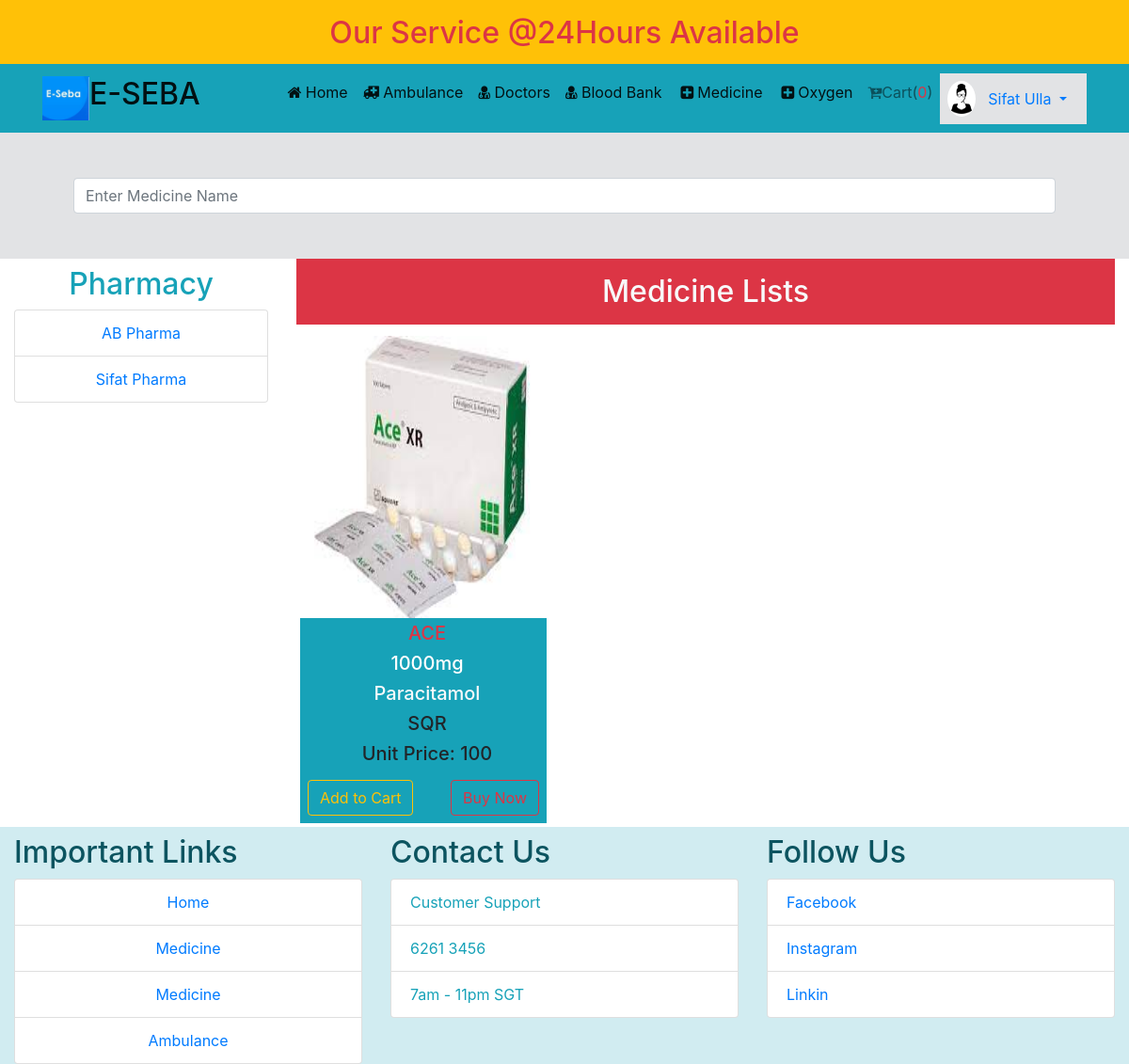
Screenshot of /pharmacy.php?pharmacy=19 (signed in) with the database file from the repository.
### tables this page shows
CREATE TABLE `pharmacy` (
  `phar_id` int(11) NOT NULL,
  `phar_name` varchar(200) NOT NULL,
  `seller_id` int(11) NOT NULL
);

CREATE TABLE `medicine` (
  `medi_id` int(11) NOT NULL,
  `name` varchar(200) NOT NULL,
  `unit` varchar(100) NOT NULL,
  `image` varchar(200) NOT NULL,
  `indredi` varchar(200) NOT NULL,
  `company` varchar(200) NOT NULL,
  `price` int(11) NOT NULL,
  `phar_id` int(11) NOT NULL
);

### classes/Medicine.php (called while the page is built, shortened)
<?php
 $filepath = realpath(dirname(__FILE__));
 include_once ($filepath.'/../lib/Database.php');
class Medicine
{
	private $db;
	function __construct(){
		$this->db = new Database();
	}
	function getMedicineByName($pharid){
		$sql ='SELECT * FROM medicine WHERE phar_id="'.$pharid.'"';
		$fetchAll = $this->db->select($sql);
		return $fetchAll;
	}
	public function allPharmacy(){
		$sql ='SELECT * FROM `pharmacy` join sellers ON sellers.seller_id= pharmacy.seller_id';
		$fetchAll = $this->db->select($sql);
		return $fetchAll;
	}
}

### lib/Database.php (called while the page is built, shortened)
<?php
Class Database{
	public $host   = DB_HOST;
	public $user   = DB_USER;
	public $pass   = DB_PASS;
	public $dbname = DB_NAME;
	public $link;
	private function connectDB(){
	$this->link = new mysqli($this->host, $this->user, $this->pass, $this->dbname);
 }
	public function select($query){
		$result = $this->link->query($query) or die($this->link->error.__LINE__);
		if($result->num_rows > 0){
			return $result;
		} else {
			return false;
		}
	}
}

### pharmacy.php (the view)
<?php include "layout/header.php"; ?>
<section class="container-fluid alert-secondary">
	<div class="container p-5">
		<input type="text" id="search_meditext" class="form-control" name="" placeholder="Enter Medicine Name">
	</div>
</section>
<section class="container-fluid">
	<div class="row">
		<div class="col-md-3">
			<p class="h2 mt-2 text-center text-info">Pharmacy</p>
			<ul class="list-group">
			 <?php
				$result = $Medicine->allPharmacy();
				if($result){
					while($value = $result->fetch_assoc()){
						echo ' <li class="list-group-item text-center"><a class="" href="pharmacy.php?pharmacy='.$value['phar_id'].'">'.$value['phar_name'].'</a></li>';
					}
				}
			?>
			</ul>
		</div>
		<div class="col-md-9">
			<div class="">
				<h2 class="text-center text-light bg-danger p-3">Medicine Lists</h2>
				<div class="row" id="">
				<?php
					$result = $Medicine->getMedicineByName($_GET['pharmacy']);
					if($result){
						while($row = $result->fetch_assoc()){
				?>
					<div class="col-lg-4">
						<div class="bg-info m-1">
							<img src="images/<?php echo $row['image']; ?>" style="width: 100%;height: 300px;">
							<h5 class="pl-2 pt-1 text-danger text-center"><?php echo $row['name']; ?></h5>
							<h5 class="pl-2 text-white text-center"><?php echo $row['unit']; ?></h5>
							<h5 class="pl-2 text-light text-center"><?php echo $row['indredi']; ?></h5>
							<h5 class="pl-2 text-center"><?php echo $row['company']; ?></h5>
							<h5 class="pl-2 text-center">Unit Price: <?php echo $row['price']; ?></h5>
							<div class="d-flex justify-content-between p-2">
								<button class="btn btn-outline-warning addtocart mr-1" id="<?php echo $row['medi_id']; ?>">Add to Cart</button>
								<a href="checkout.php?price=<?php echo $row['price']; ?>" class="btn btn-outline-danger">Buy Now</a>
							</div>
						</div>
					</div>
				<?php
						}
					}
				?>
			</div>
		</div>
	</div>
</section>
<?php include "layout/footer.php"; ?>

### rows the page displays
pharmacy: phar_name "AB Pharma"
pharmacy: phar_name "Sifat Pharma"
medicine: image (picture), unit "1000mg", indredi "Paracitamol", company "SQR", price "100"

### other values shown
Session::get('cmrname') "Sifat Ulla"
